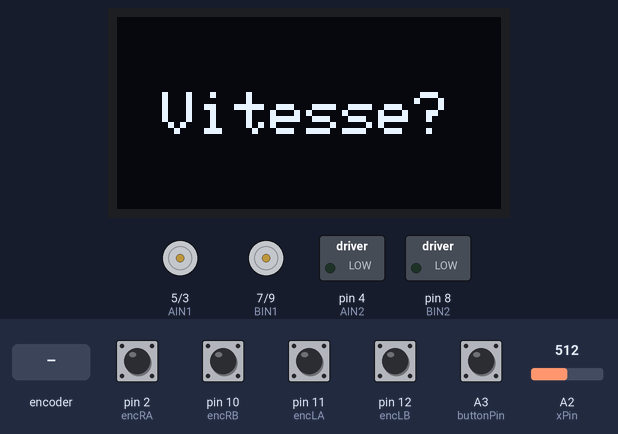
The sketch below on a simulated Arduino Pro Mini, built with avr-gcc and run on an emulated ATmega328P. Shown: 128×64 one-colour display, direction and speed pins drawn as motors (green arrow = direction pin HIGH = forward, orange = LOW = backward, longer = more drive), switched loads named in the sketch (green lamp = pin HIGH). Inputs (shaded band) come from the test bench; at power-on: A3 (buttonPin), pin 2 (encRA), pin 10 (encRB), pin 11 (encLA), pin 12 (encLB) HIGH, A2 (xPin) = 512. What the sketch prints to the serial monitor is not drawn.

Above: at 3.0 s.
3.1 s: A3 (buttonPin) pulled LOW for 0.35 s
At 4.5 s:
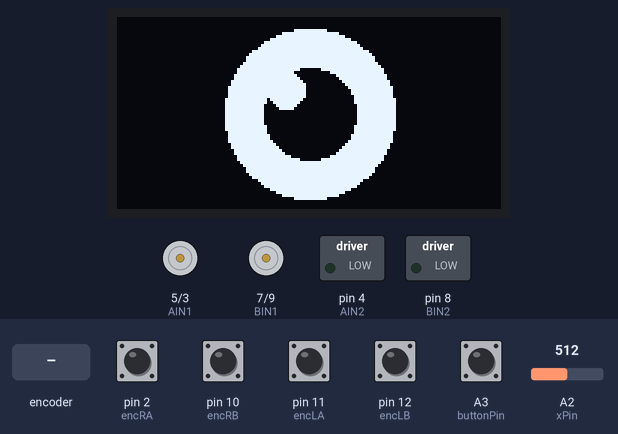
6.4 s: A3 (buttonPin) pulled LOW for 1 s
At 10.0 s:
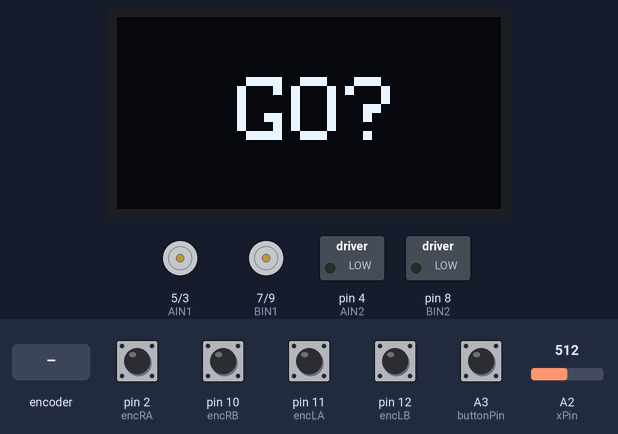
10.4 s: A3 (buttonPin) pulled LOW for 0.35 s
At 12.5 s:
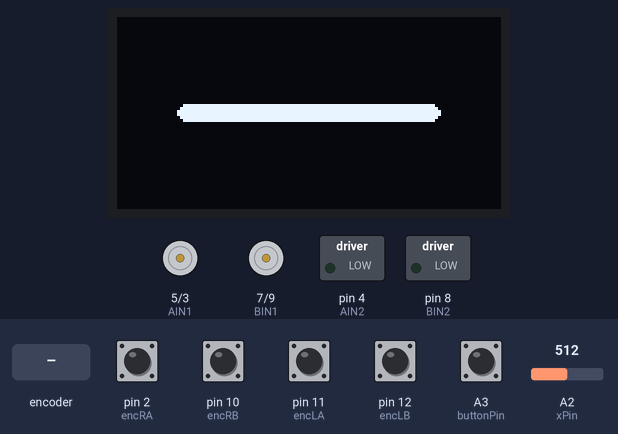
13.7 s: rotary encoder on pin 2 (encRA) / pin 12 (encLB) turned 3 steps (first pin leading)
At 15.4 s:
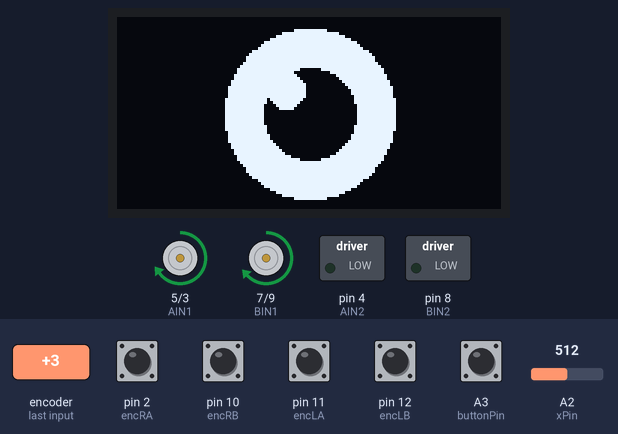
15.8 s: pin 11 (encLA) pulled LOW for 0.35 s
At 16.5 s:
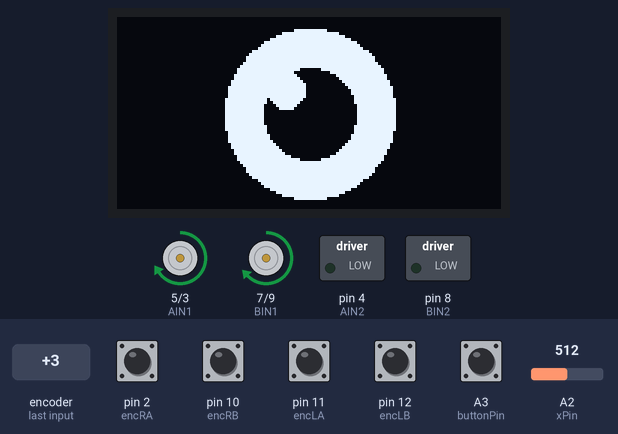
17.6 s: pin 11 (encLA) pulled LOW for 1 s
At 19.5 s:
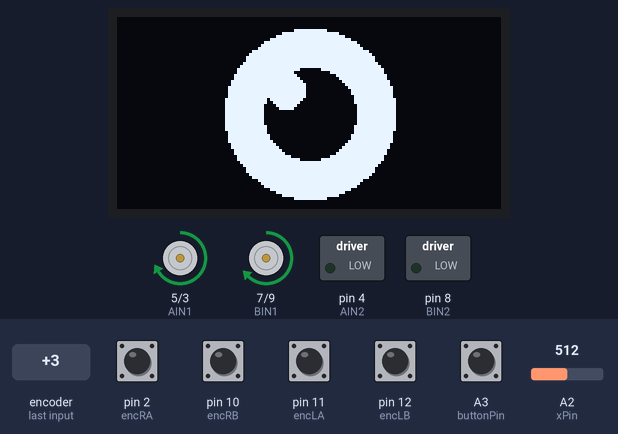
Timing chart, 0 to 21.0 s (numbered marks = the images above; inputs shaded):
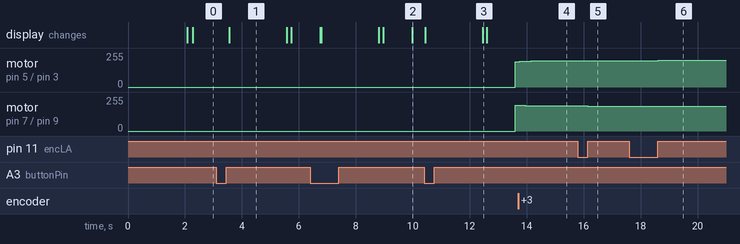

Measured:
- after the input at 3.1 s, the display: changes after 0.45 s (image 1)
- after the input at 10.4 s, motor on pin 5 (AIN1) / pin 3 (PWMA): stopped → forward 190/255 after 3.2 s; motor on pin 7 (BIN1) / pin 9 (PWMB): stopped → forward 195/255 after 3.2 s; the display: first changes at once (image 3 shows a later state)
- after the input at 13.7 s, motor on pin 5 (AIN1) / pin 3 (PWMA): forward 190/255 → forward 192/255 after 0.05 s, → forward 194/255 0.21 s later, → forward 196/255 0.21 s later; motor on pin 7 (BIN1) / pin 9 (PWMB): forward 195/255 → forward 193/255 after 0.05 s, → forward 191/255 0.21 s later, → forward 189/255 0.21 s later
- after the input at 15.8 s, motor on pin 5 (AIN1) / pin 3 (PWMA): forward 196/255 → forward 198/255 after 0.35 s; motor on pin 7 (BIN1) / pin 9 (PWMB): forward 189/255 → forward 187/255 after 0.35 s
- after the input at 17.6 s, motor on pin 5 (AIN1) / pin 3 (PWMA): forward 198/255 → forward 200/255 after 1.0 s; motor on pin 7 (BIN1) / pin 9 (PWMB): forward 187/255 → forward 185/255 after 1.0 s
- what the display in image 1 shows lasts 2.1 s, from 3.5 s to 5.6 s

The sketch:

master_sketch.ino
```cpp
#include <PinChangeInterrupt.h>
#include <Wire.h>
#include <Servo.h>
#include <Adafruit_GFX.h>
#include <Adafruit_SSD1306.h>

// ---------- ENCODEURS ----------
const byte encLA = 11;
const byte encLB = 12;
const byte encRA = 2;
const byte encRB = 10;

volatile long countL = 0;
volatile long countR = 0;

byte lastLA;
byte lastRA;

// ---------- MOTEURS ----------
const byte PWMA = 3;
const byte AIN1 = 5;
const byte AIN2 = 4;

const byte PWMB = 9;
const byte BIN1 = 7;
const byte BIN2 = 8;

// ---------- CONTROLE ----------
int basePWM = 190;
int PWM_correction = 5;
float Kp = 2.0;
int direction = 1;
int STATUS = "go";

// distance cible en pulses
const float diametre_roue = 60; //mm
const float distance_roues = 132; //mm
volatile float rotation;
volatile float deplacement;
volatile float revolution;
volatile int targetDist;
volatile int targetTurn;

// ------ Arduino Pro mini ------
#define Mini_ADDR 1
#define Machoire_ouvrir 2
#define Machoire_fermer 3
#define Queue_battre 4
#define Colier_clignoter 5

// ---- Joystick ----
const int xPin = A2;
const int buttonPin = A3;
int PWMDrive;
int PWMRot;
int PWMPos;
int speedMode = 2;

// ---- Écran LCD ----
#define SCREEN_WIDTH 128
#define SCREEN_HEIGHT 64
#define OLED_RESET    -1
#define ADDR_display1 0x3C

Adafruit_SSD1306 display1(SCREEN_WIDTH, SCREEN_HEIGHT, &Wire, OLED_RESET);

void setup()
{
  Serial.begin(57600);
  Wire.begin();

  pinMode(encLA, INPUT_PULLUP);
  pinMode(encLB, INPUT_PULLUP);
  pinMode(encRA, INPUT_PULLUP);
  pinMode(encRB, INPUT_PULLUP);

  lastLA = digitalRead(encLA);
  lastRA = digitalRead(encRA);

  attachPCINT(digitalPinToPCINT(encLA), isrLeft, CHANGE);
  attachPCINT(digitalPinToPCINT(encRA), isrRight, CHANGE);

  pinMode(PWMA, OUTPUT);
  pinMode(AIN1, OUTPUT);
  pinMode(AIN2, OUTPUT);

  pinMode(PWMB, OUTPUT);
  pinMode(BIN1, OUTPUT);
  pinMode(BIN2, OUTPUT);

  forward();

  // LCD
  display1.begin(SSD1306_SWITCHCAPVCC, ADDR_display1);
  display1.clearDisplay();
  clignerYeux(1);

  // Joystick
  pinMode(xPin, INPUT);
  pinMode(buttonPin,INPUT_PULLUP);

  // Choix de la vitesse
  PWMDrive = controllerPWM();  // vitesse entre cercles
  PWMRot = 100;                // vitesse pour rotation
  PWMPos = 100;                // vitesse pour positionnement
  clignerYeux(1);
  delay(1000);

  // Prendre le Jouet
  prendreJouet();
  clignerYeux(1);
  delay(1000);

  // COMMENCER
  commencer();
  clignerYeux(1);
  delay(1000);
}

void loop()
{
  Serial.println("go");
  if (STATUS == "go"){
  // Se deplacer vers le cercle 1
    driveForward(644.4, PWMDrive);  // avancer de 644,4 mm = 3200 pulse
    delay(300);

  //debut deposer poulet
    rotate(50, PWMRot);         // tourner ~45° = 250 pulse
    delay(300);

    driveForward(130, PWMPos);  // avancer 250 mm = 820 pulse
    delay(300);

    call(Machoire_ouvrir);
    delay(2000);

    call(Machoire_fermer);
    delay(300);

    driveForward(-130, PWMPos);  // reculer 250 mm = -850 pulse
    delay(300);

    rotate(110, PWMRot);    // tourner 90° = 551 pulse
    delay(1500);

  //fin deposer poulet

  // Clignoter le colier
    call(Colier_clignoter);
    delay(6500);

  // Se deplacer vers le cercle 2
    rotate(-45, PWMRot);    // tourner -90° = -220 pulse
    delay(300);

    driveForward(1280, PWMDrive);  // avancer de 1288,8 mm = 6300 pulse
    delay(300);

    rotate(160, PWMRot);         // tourner ~135° = 825 pulse
    delay(300);

    call(Queue_battre);
    delay(30000);            // pause de 20s avant parcours bonus

  // Parcour bonus
    rotate(-40, PWMRot);       // tourner -45° = -250 pulse
    delay(300);

  // Se deplacer vers le cercle 3
    driveForward(644.4, PWMDrive);  // avancer de 644,4 mm = 3250 pulse
    delay(300);

    rotate(125, PWMRot);        // tourner -135° = 500 pulse
    delay(300);

    rotate(410, PWMRot);      // tourner 360° = 2490 pulse

    STATUS = "no go";
  }
}


// -------- Arduino pro mini ---------
void call(byte cmd)
{
  Wire.beginTransmission(Mini_ADDR);
  Wire.write(cmd);
  Wire.endTransmission();
  }

void commencer(){
  int buttonState = digitalRead(buttonPin);
  display1.clearDisplay();
  display1.setTextColor(WHITE);
  display1.setTextSize(3);
  display1.setCursor(40,20);
  display1.println("GO?");
  display1.display();

  while (buttonState==1){
    buttonState = digitalRead(buttonPin);
    if (buttonState==0){
      Serial.println("Go");
    }
   }
}

void dessinerOeil() {
  display1.clearDisplay();
  display1.fillCircle(64, 32, 28, SSD1306_WHITE);  // blanc de l'oeil, centré
  display1.fillCircle(64, 32, 15, SSD1306_BLACK);  // pupille
  display1.fillCircle(56, 24,  6, SSD1306_WHITE);  // reflet
  display1.display();
}

void dessinerOeilFerme() {
  display1.clearDisplay();
  display1.fillRoundRect(20, 29, 88, 6, 3, SSD1306_WHITE);  // paupière centrée
  display1.display();
}

void clignerYeux(int blink){
  display1.clearDisplay();
  for (int i=0;i<blink;i++){
    dessinerOeil();
    delay(2000);
    dessinerOeilFerme();
    delay(120);
  }
  dessinerOeil();
}

int controllerPWM(){
  int xVal = analogRead(xPin);
  int buttonState = digitalRead(buttonPin);
  int PWM;

  display1.clearDisplay();
  display1.setTextColor(WHITE);
  display1.setTextSize(2);
  display1.setCursor(15,25);
  display1.println("Vitesse?");
  display1.display();

  while(buttonState==1){
    xVal = analogRead(xPin);
    buttonState = digitalRead(buttonPin);

    if (xVal < 300){
      if (speedMode>=2){
        speedMode -= 1;
        displaySpeed(speedMode);
      }
    }

    else if(xVal>800){
      if (speedMode<=2){
        speedMode += 1;
        displaySpeed(speedMode);
      }
    }

    Serial.print("X: ");
    Serial.print(xVal);
    Serial.print(" | Button: ");
    Serial.print(buttonState);
    Serial.print(" | speedMode: ");
    Serial.println(speedMode);
    delay(250);
  }

  if(speedMode==1){
    PWM = 140;
  }
  else if(speedMode==2){
    PWM = 190;
  }
  else{
    PWM = 230;
  }
  Serial.print("PWM: ");
  Serial.println(PWM);
  return PWM;
}

// --- Display vitesse sur LCD ---
void displaySpeed(int mode){
  display1.clearDisplay();
  display1.setTextColor(WHITE);
  display1.setTextSize(3);

  if(mode==1){
    display1.setCursor(30,20);
    display1.println("LENT");
    display1.display();
  }
  else if(mode==2){
    display1.setCursor(10,20);
    display1.println("MODERE");
    display1.display();
  }
  else{
    display1.setCursor(10,20);
    display1.println("RAPIDE");
    display1.display();
  }
}

// Prendre jouet
void prendreJouet(){
  display1.clearDisplay();
  display1.setTextColor(WHITE);
  display1.setTextSize(3);
  display1.setCursor(20,20);
  display1.println("Jouet");
  display1.display();

  int buttonState = digitalRead(buttonPin);

  while (buttonState==1){
    buttonState = digitalRead(buttonPin);
    if (buttonState == 0){
      delay(2000);
      call(Machoire_fermer);  // tenir le jouet
    }
   }
}

// ---- Transformer distance en pulse ----
int convertDistance(float distance){
  rotation = distance / (PI*diametre_roue);
  targetDist = round(rotation*120*8);
  return targetDist;
}

// ---- Transformer angle en pulse ----
int convertAngle(float angle){
  deplacement = angle / 360 * (distance_roues*PI);
  revolution = deplacement / (PI*diametre_roue);
  targetTurn = round(revolution*120*8);
  return targetTurn;
}

// ---------- INTERRUPTIONS ----------
void driveForward(long distance, int PWM)
{
  countL = 0;
  countR = 0;
  basePWM=PWM;
  targetDist = convertDistance(distance);

// avance ou recule
  if(targetDist>0){
    forward();
  }else{
    backward();
  }

// engage les moteurs
  while(abs(countL) < abs(targetDist) && abs(countR) < abs(targetDist))
  {
    int pwmL;
    int pwmR;

    PID(pwmL,pwmR);

    analogWrite(PWMA,pwmL);
    analogWrite(PWMB,pwmR);

    monitorPrint(pwmL,pwmR);

  // deceleration avant stop
  if(abs(countL) > abs(targetDist)-300){
    basePWM=90;
    }

    delay(20);
  }

  stopMotors();
}

void rotate(long angle, int PWM)
{
  countL = 0;
  countR = 0;
  basePWM = PWM;
  targetTurn = convertAngle(angle);

// virage droit ou gauche
  if(targetTurn>0){
    turnLeft();
  }else{
    turnRight();
  }

// engage les moteurs
  while(abs(countL) < abs(targetTurn) && abs(countR) < abs(targetTurn))
  {
    analogWrite(PWMA, basePWM);
    analogWrite(PWMB, basePWM);

    if(abs(countL) > abs(targetTurn)-100){
    basePWM=70;
    }
  }

  stopMotors();
  delay(300);
}

void PID(int &pwmL, int &pwmR)
{
  long error = countL - countR;

  int correction = direction * Kp * error;

  pwmL = basePWM - correction;
  pwmR = basePWM + correction+5;

  pwmL = constrain(pwmL, 0, 255);
  pwmR = constrain(pwmR, 0, 255);
}

void monitorPrint(int pwmL, int pwmR)
{
  Serial.print("L:");
  Serial.print(countL);
  Serial.print(" R:");
  Serial.print(countR);
  Serial.print(" pwmL:");
  Serial.print(pwmL);
  Serial.print(" pwmR:");
  Serial.println(pwmR);
}

void isrLeft()
{
  byte stateA = digitalRead(encLA);

  if (lastLA == LOW && stateA == HIGH)
  {
    if (digitalRead(encLB)) countL--;
    else countL++;
  }

  lastLA = stateA;
}

void isrRight()
{
  byte stateA = digitalRead(encRA);

  if (lastRA == LOW && stateA == HIGH)
  {
    if (digitalRead(encRB)) countR++;
    else countR--;
  }

  lastRA = stateA;
}

// ---------- MOTEURS ----------
void forward()
{
  direction = 1;

  digitalWrite(AIN1, HIGH);
  digitalWrite(AIN2, LOW);

  digitalWrite(BIN1, HIGH);
  digitalWrite(BIN2, LOW);
}
void backward()
{
  direction = -1;

  digitalWrite(AIN1, LOW);
  digitalWrite(AIN2, HIGH);

  digitalWrite(BIN1, LOW);
  digitalWrite(BIN2, HIGH);
}

void turnLeft()
{
  digitalWrite(AIN1, LOW);
  digitalWrite(AIN2, HIGH);

  digitalWrite(BIN1, HIGH);
  digitalWrite(BIN2, LOW);
}

void turnRight()
{
  digitalWrite(AIN1, HIGH);
  digitalWrite(AIN2, LOW);

  digitalWrite(BIN1, LOW);
  digitalWrite(BIN2, HIGH);
}

void stopMotors()
{
  analogWrite(PWMA, 0);
  analogWrite(PWMB, 0);
}
```
